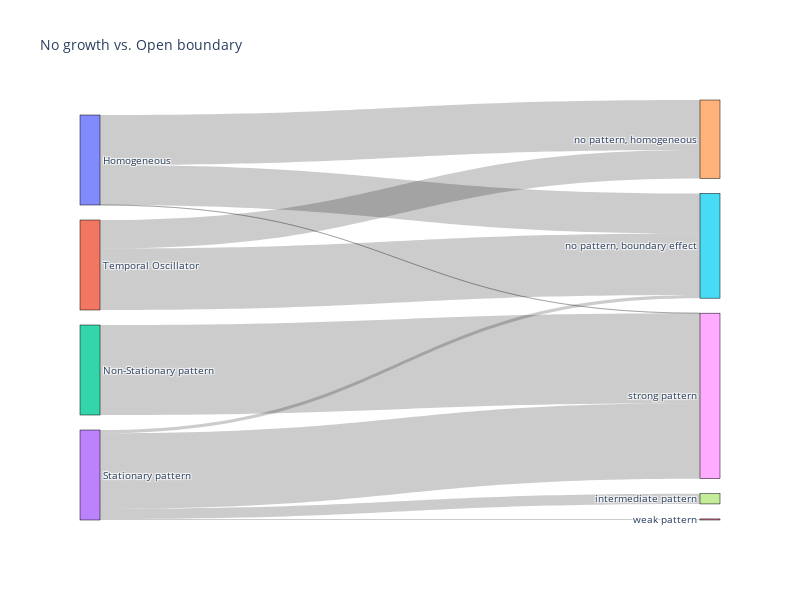

Notebook source saved alongside this figure:
### Code cell
labels =list( patternclass_nogrowth_openboundary_cf.index)
columns = list(patternclass_nogrowth_openboundary_cf.columns)
node_labels = labels + columns

color_list = ['blue', 'green', 'orange', 'purple', 'red','yellow','black','brown','pink']

input_colors={}
for l,c in zip(node_labels,color_list):
    input_colors[l]=c

# Prepare data for Plotly Sankey Diagram
link_source = []
link_target = []
link_value = []
link_color=[]

for i, row_label in enumerate(labels):
    # input_color = input_colors[row_label]
    # input_color='blue'

    for j, col_label in enumerate(columns):
        count = patternclass_nogrowth_openboundary_cf.loc[row_label, col_label]
        link_source.append(i)
        link_target.append(len(labels) + j)
        link_value.append(count)
        # link_color.append(input_color)


# Create the Plotly Sankey Diagram
fig = go.Figure(data=[go.Sankey(
    node=dict(
        pad=15,
        thickness=20,
        line=dict(color="black", width=0.5),
        label=node_labels,
        # color=link_color,
    ),
    link=dict(
        source=link_source,
        target=link_target,
        value=link_value,
        # color=link_color
    )
)])

# Customize the plot layout
fig.update_layout(
    title_text="No growth vs. Open boundary",
    font_size=10,
    width=800,
    height=600,
)

# Show the plot
fig.show()

### Figure 1 — Plotly figure (JSON) as saved in the notebook; plotly's stock layout.template omitted (floating-point values rounded to 4 significant figures)
{"data": [{"link": {"source": [0, 0, 0, 0, 0, 1, 1, 1, 1, 1, 2, 2, 2, 2, 2, 3, 3, 3, 3, 3], "target": [4, 5, 6, 7, 8, 4, 5, 6, 7, 8, 4, 5, 6, 7, 8, 4, 5, 6, 7, 8], "value": [55.45, 44.52, 0, 0, 0.0249, 31.75, 68.25, 0, 0, 0, 0, 0, 0, 0, 100, 0, 3.546, 1.182, 11.35, 83.92]}, "node": {"label": ["Homogeneous", "Temporal Oscillator", "Non-Stationary pattern", "Stationary pattern", "no pattern, homogeneous", "no pattern, boundary effect", "weak pattern", "intermediate pattern", "strong pattern"], "line": {"color": "black", "width": 0.5}, "pad": 15, "thickness": 20}, "type": "sankey"}], "layout": {"font": {"size": 10}, "height": 600, "title": {"text": "No growth vs. Open boundary"}, "width": 800}}
